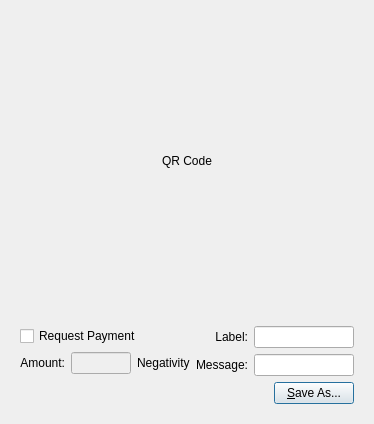
<?xml version="1.0" encoding="UTF-8"?>
<ui version="4.0">
 <class>QRCodeDialog</class>
 <widget class="QDialog" name="QRCodeDialog">
  <property name="geometry">
   <rect>
    <x>0</x>
    <y>0</y>
    <width>320</width>
    <height>404</height>
   </rect>
  </property>
  <property name="windowTitle">
   <string>Dialog</string>
  </property>
  <layout class="QVBoxLayout" name="verticalLayout_3">
   <item>
    <widget class="QLabel" name="lblQRCode">
     <property name="sizePolicy">
      <sizepolicy hsizetype="Expanding" vsizetype="Expanding">
       <horstretch>0</horstretch>
       <verstretch>0</verstretch>
      </sizepolicy>
     </property>
     <property name="minimumSize">
      <size>
       <width>300</width>
       <height>300</height>
      </size>
     </property>
     <property name="text">
      <string>QR Code</string>
     </property>
     <property name="alignment">
      <set>Qt::AlignCenter</set>
     </property>
     <property name="wordWrap">
      <bool>true</bool>
     </property>
    </widget>
   </item>
   <item>
    <widget class="QWidget" name="widget" native="true">
     <layout class="QVBoxLayout" name="verticalLayout_2">
      <item>
       <layout class="QHBoxLayout" name="horizontalLayout_2">
        <item>
         <layout class="QVBoxLayout" name="verticalLayout">
          <item>
           <widget class="QCheckBox" name="chkReqPayment">
            <property name="enabled">
             <bool>true</bool>
            </property>
            <property name="text">
             <string>Request Payment</string>
            </property>
           </widget>
          </item>
          <item>
           <layout class="QHBoxLayout" name="horizontalLayout">
            <item>
             <widget class="QLabel" name="lblAmount">
              <property name="sizePolicy">
               <sizepolicy hsizetype="Preferred" vsizetype="Maximum">
                <horstretch>0</horstretch>
                <verstretch>0</verstretch>
               </sizepolicy>
              </property>
              <property name="text">
               <string>Amount:</string>
              </property>
              <property name="alignment">
               <set>Qt::AlignRight|Qt::AlignTrailing|Qt::AlignVCenter</set>
              </property>
              <property name="buddy">
               <cstring>lnReqAmount</cstring>
              </property>
             </widget>
            </item>
            <item>
             <widget class="QLineEdit" name="lnReqAmount">
              <property name="enabled">
               <bool>false</bool>
              </property>
              <property name="minimumSize">
               <size>
                <width>60</width>
                <height>0</height>
               </size>
              </property>
              <property name="alignment">
               <set>Qt::AlignRight|Qt::AlignTrailing|Qt::AlignVCenter</set>
              </property>
             </widget>
            </item>
            <item>
             <widget class="QLabel" name="lblBTC">
              <property name="sizePolicy">
               <sizepolicy hsizetype="Preferred" vsizetype="Maximum">
                <horstretch>0</horstretch>
                <verstretch>0</verstretch>
               </sizepolicy>
              </property>
              <property name="text">
               <string>Negativity</string>
              </property>
              <property name="buddy">
               <cstring>lnReqAmount</cstring>
              </property>
             </widget>
            </item>
           </layout>
          </item>
         </layout>
        </item>
        <item>
         <layout class="QGridLayout" name="gridLayout">
          <item row="0" column="0">
           <widget class="QLabel" name="lblLabel">
            <property name="text">
             <string>Label:</string>
            </property>
            <property name="alignment">
             <set>Qt::AlignRight|Qt::AlignTrailing|Qt::AlignVCenter</set>
            </property>
            <property name="buddy">
             <cstring>lnLabel</cstring>
            </property>
           </widget>
          </item>
          <item row="0" column="1">
           <widget class="QLineEdit" name="lnLabel">
            <property name="minimumSize">
             <size>
              <width>100</width>
              <height>0</height>
             </size>
            </property>
           </widget>
          </item>
          <item row="1" column="0">
           <widget class="QLabel" name="lblMessage">
            <property name="text">
             <string>Message:</string>
            </property>
            <property name="alignment">
             <set>Qt::AlignRight|Qt::AlignTrailing|Qt::AlignVCenter</set>
            </property>
            <property name="buddy">
             <cstring>lnMessage</cstring>
            </property>
           </widget>
          </item>
          <item row="1" column="1">
           <widget class="QLineEdit" name="lnMessage">
            <property name="minimumSize">
             <size>
              <width>100</width>
              <height>0</height>
             </size>
            </property>
           </widget>
          </item>
         </layout>
        </item>
       </layout>
      </item>
      <item>
       <layout class="QHBoxLayout" name="horizontalLayout_3">
        <item>
         <spacer name="horizontalSpacer">
          <property name="orientation">
           <enum>Qt::Horizontal</enum>
          </property>
          <property name="sizeHint" stdset="0">
           <size>
            <width>40</width>
            <height>20</height>
           </size>
          </property>
         </spacer>
        </item>
        <item>
         <widget class="QPushButton" name="btnSaveAs">
          <property name="text">
           <string>&amp;Save As...</string>
          </property>
         </widget>
        </item>
       </layout>
      </item>
     </layout>
    </widget>
   </item>
  </layout>
 </widget>
 <resources/>
 <connections>
  <connection>
   <sender>chkReqPayment</sender>
   <signal>clicked(bool)</signal>
   <receiver>lnReqAmount</receiver>
   <slot>setEnabled(bool)</slot>
   <hints>
    <hint type="sourcelabel">
     <x>92</x>
     <y>285</y>
    </hint>
    <hint type="destinationlabel">
     <x>98</x>
     <y>311</y>
    </hint>
   </hints>
  </connection>
 </connections>
</ui>
